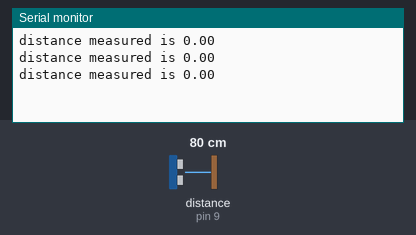
The sketch below on a simulated Arduino Uno, built with avr-gcc and run on an emulated ATmega328P. On the bench: the last lines printed to the serial monitor. Wiring (inferred from the names in the program): ultrasonic range finder: trigger pin 10; echo pin 9. The test bench sets the inputs (shaded band); at power-on: distance to the obstacle (sensor on pin 9) 80 cm. The echo pulse lasts 58.3 µs per cm.

Above: at 1.3 s.
1.4 s: distance to the obstacle (sensor on pin 9) set to 2 cm
At 1.9 s:
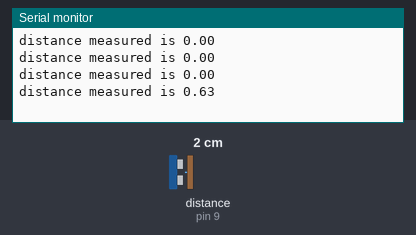
2.9 s: distance to the obstacle (sensor on pin 9) set to 4 cm
At 3.4 s:
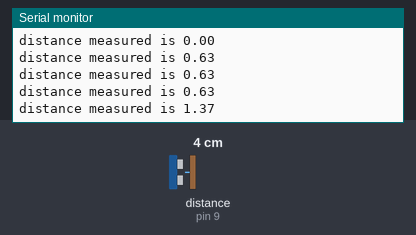
Timing chart, 0 to 5.9 s (numbered marks = the images above; inputs shaded):
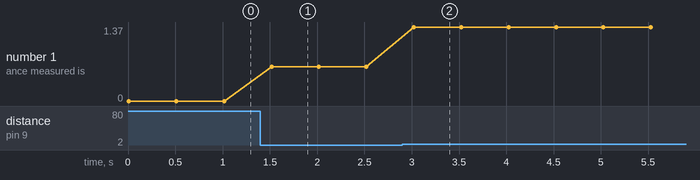

The sketch:

distancemeasurement.ino
```cpp
int trigpin=10;
int echopin=9;
float utime;
float distance;
float speedofsound=725; // Speed of sound in miles per hour
void setup() {
  Serial.begin(9600);
  pinMode(trigpin,OUTPUT);
  pinMode(echopin,INPUT);
}

void loop() {
  digitalWrite(trigpin,LOW);
  delayMicroseconds(2);
  digitalWrite(trigpin,HIGH);
  delayMicroseconds(15);
  digitalWrite(trigpin,LOW);

  utime= pulseIn(echopin,HIGH,5000);
  utime= utime/1000000;
  utime= utime/3600;

  distance= speedofsound*utime; ;
  distance= distance/2;
  distance= distance*63360; // miles to inches

  Serial.print("distance measured is ");
  Serial.println(distance);
  delay(500);
}
```

Measured:
- after the input at 1.4 s, the serial monitor: prints a new line after 0.12 s (image 1)
- after the input at 2.9 s, the serial monitor: prints a new line after 0.12 s (image 2)
- plotted number 1: 0 → 0.63 after the input at 1.4 s, 0.63 → 1.37 after the input at 2.9 s
